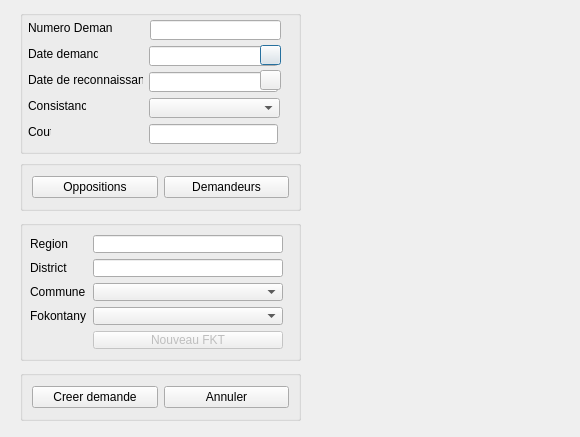
<?xml version="1.0" encoding="UTF-8"?>
<ui version="4.0">
 <class>CreationDemande</class>
 <widget class="QDialog" name="CreationDemande">
  <property name="geometry">
   <rect>
    <x>0</x>
    <y>0</y>
    <width>580</width>
    <height>437</height>
   </rect>
  </property>
  <property name="windowTitle">
   <string>Demande certificat</string>
  </property>
  <widget class="QGroupBox" name="formGroupBox">
   <property name="geometry">
    <rect>
     <x>20</x>
     <y>10</y>
     <width>281</width>
     <height>144</height>
    </rect>
   </property>
   <widget class="QLabel" name="label">
    <property name="geometry">
     <rect>
      <x>8</x>
      <y>10</y>
      <width>85</width>
      <height>16</height>
     </rect>
    </property>
    <property name="text">
     <string>Numero Demande</string>
    </property>
   </widget>
   <widget class="QLabel" name="dateDemandeLabel">
    <property name="geometry">
     <rect>
      <x>8</x>
      <y>36</y>
      <width>70</width>
      <height>16</height>
     </rect>
    </property>
    <property name="text">
     <string>Date demande</string>
    </property>
   </widget>
   <widget class="QLineEdit" name="dateDemandeLineEdit">
    <property name="geometry">
     <rect>
      <x>129</x>
      <y>36</y>
      <width>129</width>
      <height>20</height>
     </rect>
    </property>
    <property name="inputMask">
     <string/>
    </property>
   </widget>
   <widget class="QLabel" name="dateDeReconnaissanceLabel">
    <property name="geometry">
     <rect>
      <x>8</x>
      <y>62</y>
      <width>115</width>
      <height>16</height>
     </rect>
    </property>
    <property name="text">
     <string>Date de reconnaissance</string>
    </property>
   </widget>
   <widget class="QLineEdit" name="dateDeReconnaissanceLineEdit">
    <property name="geometry">
     <rect>
      <x>129</x>
      <y>62</y>
      <width>129</width>
      <height>20</height>
     </rect>
    </property>
   </widget>
   <widget class="QLabel" name="consistanceLabel">
    <property name="geometry">
     <rect>
      <x>8</x>
      <y>88</y>
      <width>58</width>
      <height>16</height>
     </rect>
    </property>
    <property name="text">
     <string>Consistance</string>
    </property>
   </widget>
   <widget class="QComboBox" name="consistanceComboBox">
    <property name="geometry">
     <rect>
      <x>129</x>
      <y>88</y>
      <width>131</width>
      <height>20</height>
     </rect>
    </property>
   </widget>
   <widget class="QLabel" name="coutLabel">
    <property name="geometry">
     <rect>
      <x>8</x>
      <y>114</y>
      <width>23</width>
      <height>16</height>
     </rect>
    </property>
    <property name="text">
     <string>Cout</string>
    </property>
   </widget>
   <widget class="QLineEdit" name="coutLineEdit">
    <property name="geometry">
     <rect>
      <x>129</x>
      <y>114</y>
      <width>129</width>
      <height>20</height>
     </rect>
    </property>
   </widget>
   <widget class="QPushButton" name="pushButton_Cal1">
    <property name="geometry">
     <rect>
      <x>240</x>
      <y>35</y>
      <width>21</width>
      <height>20</height>
     </rect>
    </property>
    <property name="styleSheet">
     <string notr="true"/>
    </property>
    <property name="text">
     <string/>
    </property>
    <property name="icon">
     <iconset>
      <normaloff>D:/EN COURS/PYTHON/DatePickerDialog.png</normaloff>D:/EN COURS/PYTHON/DatePickerDialog.png</iconset>
    </property>
   </widget>
   <widget class="QPushButton" name="pushButton_Cal2">
    <property name="geometry">
     <rect>
      <x>240</x>
      <y>60</y>
      <width>21</width>
      <height>20</height>
     </rect>
    </property>
    <property name="text">
     <string/>
    </property>
    <property name="icon">
     <iconset>
      <normaloff>D:/EN COURS/PYTHON/DatePickerDialog.png</normaloff>D:/EN COURS/PYTHON/DatePickerDialog.png</iconset>
    </property>
   </widget>
   <widget class="QLineEdit" name="lineEditDemande">
    <property name="geometry">
     <rect>
      <x>130</x>
      <y>10</y>
      <width>131</width>
      <height>20</height>
     </rect>
    </property>
   </widget>
  </widget>
  <widget class="QGroupBox" name="horizontalGroupBox">
   <property name="geometry">
    <rect>
     <x>20</x>
     <y>160</y>
     <width>281</width>
     <height>51</height>
    </rect>
   </property>
   <layout class="QHBoxLayout" name="horizontalLayout">
    <item>
     <widget class="QPushButton" name="pushButton_2">
      <property name="text">
       <string>Oppositions</string>
      </property>
     </widget>
    </item>
    <item>
     <widget class="QPushButton" name="pushButton">
      <property name="text">
       <string>Demandeurs</string>
      </property>
     </widget>
    </item>
   </layout>
  </widget>
  <widget class="QGroupBox" name="formGroupBox_2">
   <property name="geometry">
    <rect>
     <x>20</x>
     <y>220</y>
     <width>281</width>
     <height>141</height>
    </rect>
   </property>
   <layout class="QFormLayout" name="formLayout_2">
    <property name="fieldGrowthPolicy">
     <enum>QFormLayout::AllNonFixedFieldsGrow</enum>
    </property>
    <property name="leftMargin">
     <number>7</number>
    </property>
    <property name="topMargin">
     <number>9</number>
    </property>
    <property name="rightMargin">
     <number>15</number>
    </property>
    <item row="0" column="0">
     <widget class="QLabel" name="regionLabel">
      <property name="text">
       <string>Region</string>
      </property>
     </widget>
    </item>
    <item row="1" column="0">
     <widget class="QLabel" name="districtLabel">
      <property name="text">
       <string>District</string>
      </property>
     </widget>
    </item>
    <item row="2" column="0">
     <widget class="QLabel" name="communeLabel">
      <property name="text">
       <string>Commune</string>
      </property>
     </widget>
    </item>
    <item row="2" column="1">
     <widget class="QComboBox" name="communeComboBox"/>
    </item>
    <item row="3" column="0">
     <widget class="QLabel" name="fokontanyLabel">
      <property name="text">
       <string>Fokontany</string>
      </property>
     </widget>
    </item>
    <item row="3" column="1">
     <widget class="QComboBox" name="fokontanyComboBox"/>
    </item>
    <item row="4" column="1">
     <widget class="QPushButton" name="pushButton_3">
      <property name="enabled">
       <bool>false</bool>
      </property>
      <property name="text">
       <string>Nouveau FKT</string>
      </property>
     </widget>
    </item>
    <item row="0" column="1">
     <widget class="QLineEdit" name="lineEditRegion"/>
    </item>
    <item row="1" column="1">
     <widget class="QLineEdit" name="lineEditDistrict"/>
    </item>
   </layout>
  </widget>
  <widget class="QGroupBox" name="horizontalGroupBox_2">
   <property name="geometry">
    <rect>
     <x>20</x>
     <y>370</y>
     <width>281</width>
     <height>51</height>
    </rect>
   </property>
   <layout class="QHBoxLayout" name="horizontalLayout_2">
    <item>
     <widget class="QPushButton" name="pushButton_4">
      <property name="text">
       <string>Creer demande</string>
      </property>
     </widget>
    </item>
    <item>
     <widget class="QPushButton" name="pushButton_5">
      <property name="text">
       <string>Annuler</string>
      </property>
     </widget>
    </item>
   </layout>
  </widget>
  <widget class="QWidget" name="horizontalLayoutWidget">
   <property name="geometry">
    <rect>
     <x>310</x>
     <y>10</y>
     <width>261</width>
     <height>391</height>
    </rect>
   </property>
   <layout class="QHBoxLayout" name="horizontalLayout_3">
    <item>
     <widget class="QLabel" name="label_2">
      <property name="text">
       <string/>
      </property>
     </widget>
    </item>
   </layout>
  </widget>
 </widget>
 <resources/>
 <connections/>
</ui>
